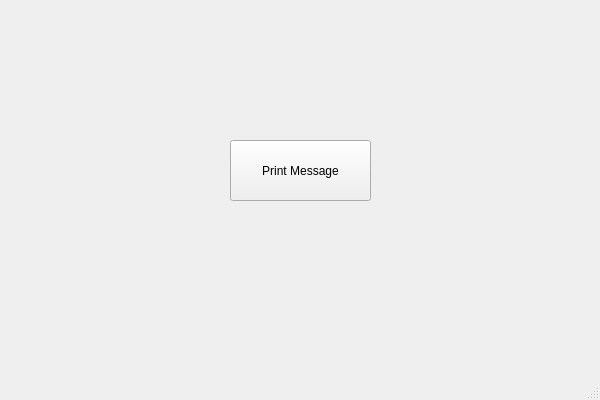
<?xml version="1.0" encoding="UTF-8"?>
<ui version="4.0">
 <class>MainWindow</class>
 <widget class="QMainWindow" name="MainWindow">
  <property name="enabled">
   <bool>true</bool>
  </property>
  <property name="geometry">
   <rect>
    <x>0</x>
    <y>0</y>
    <width>600</width>
    <height>400</height>
   </rect>
  </property>
  <property name="windowTitle">
   <string>MainWindow</string>
  </property>
  <widget class="QWidget" name="centralwidget">
   <widget class="QPushButton" name="pushButton_01">
    <property name="geometry">
     <rect>
      <x>230</x>
      <y>140</y>
      <width>141</width>
      <height>61</height>
     </rect>
    </property>
    <property name="text">
     <string>Print Message</string>
    </property>
   </widget>
  </widget>
  <widget class="QMenuBar" name="menubar">
   <property name="geometry">
    <rect>
     <x>0</x>
     <y>0</y>
     <width>600</width>
     <height>18</height>
    </rect>
   </property>
  </widget>
  <widget class="QStatusBar" name="statusbar"/>
 </widget>
 <resources/>
 <connections/>
</ui>
